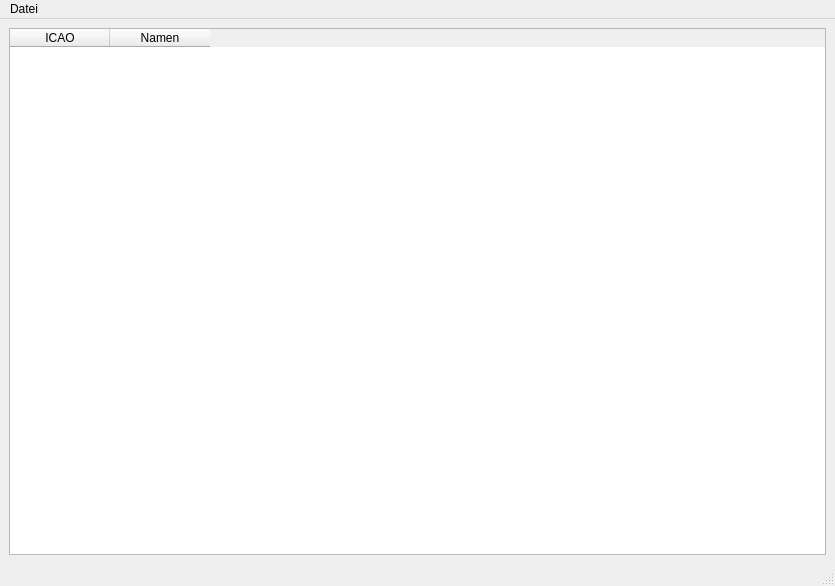
<?xml version="1.0" encoding="UTF-8"?>
<ui version="4.0">
 <class>MainWindow</class>
 <widget class="QMainWindow" name="MainWindow">
  <property name="geometry">
   <rect>
    <x>0</x>
    <y>0</y>
    <width>835</width>
    <height>586</height>
   </rect>
  </property>
  <property name="windowTitle">
   <string>Airports DB</string>
  </property>
  <widget class="QWidget" name="centralwidget">
   <layout class="QVBoxLayout" name="verticalLayout">
    <item>
     <widget class="QTableWidget" name="tblAirports">
      <column>
       <property name="text">
        <string>ICAO</string>
       </property>
      </column>
      <column>
       <property name="text">
        <string>Namen</string>
       </property>
      </column>
     </widget>
    </item>
   </layout>
  </widget>
  <widget class="QMenuBar" name="menubar">
   <property name="geometry">
    <rect>
     <x>0</x>
     <y>0</y>
     <width>835</width>
     <height>26</height>
    </rect>
   </property>
   <widget class="QMenu" name="menuDatei">
    <property name="title">
     <string>Datei</string>
    </property>
    <addaction name="actionAddAirport"/>
    <addaction name="actionExit"/>
   </widget>
   <addaction name="menuDatei"/>
  </widget>
  <widget class="QStatusBar" name="statusbar"/>
  <action name="actionExit">
   <property name="text">
    <string>Beenden</string>
   </property>
  </action>
  <action name="actionAddAirport">
   <property name="text">
    <string>Flugplatz hinzufügen</string>
   </property>
  </action>
 </widget>
 <resources/>
 <connections/>
</ui>
